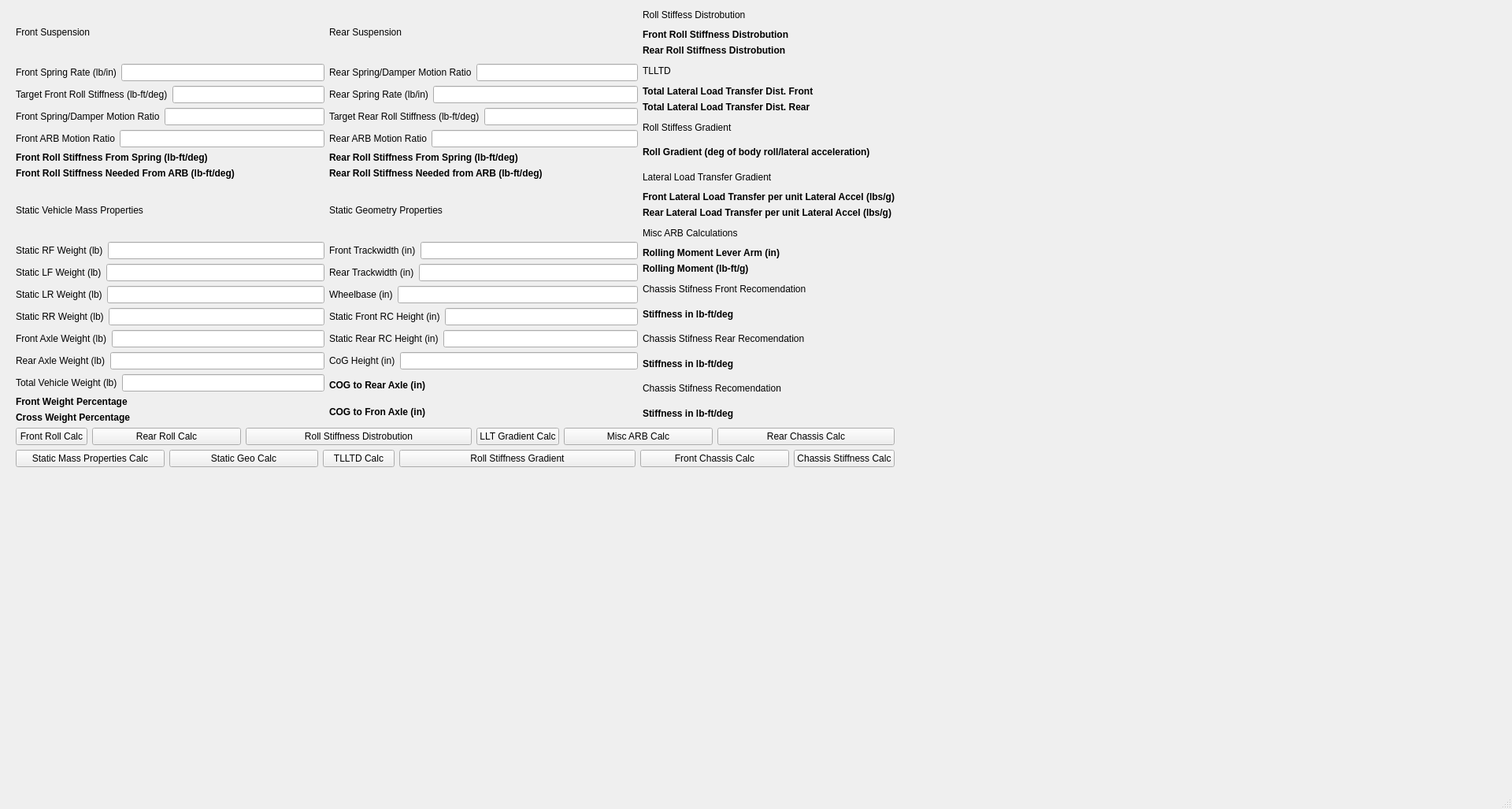
<?xml version="1.0" encoding="UTF-8"?>
<ui version="4.0">
 <class>MainWindow</class>
 <widget class="QMainWindow" name="MainWindow">
  <property name="enabled">
   <bool>true</bool>
  </property>
  <property name="geometry">
   <rect>
    <x>0</x>
    <y>0</y>
    <width>1920</width>
    <height>1027</height>
   </rect>
  </property>
  <property name="windowTitle">
   <string>Suspension Calculator</string>
  </property>
  <widget class="QWidget" name="centralwidget">
   <widget class="QWidget" name="">
    <property name="geometry">
     <rect>
      <x>20</x>
      <y>6</y>
      <width>1116</width>
      <height>587</height>
     </rect>
    </property>
    <layout class="QGridLayout" name="gridLayout_5">
     <item row="0" column="0">
      <layout class="QGridLayout" name="gridLayout_3">
       <item row="0" column="0">
        <layout class="QGridLayout" name="gridLayout">
         <item row="0" column="0">
          <widget class="QLabel" name="label">
           <property name="text">
            <string>Front Suspension</string>
           </property>
          </widget>
         </item>
         <item row="0" column="1">
          <widget class="QLabel" name="label_2">
           <property name="text">
            <string>Rear Suspension</string>
           </property>
          </widget>
         </item>
         <item row="1" column="0">
          <layout class="QVBoxLayout" name="verticalLayout">
           <item>
            <layout class="QHBoxLayout" name="horizontalLayout1">
             <item>
              <widget class="QLabel" name="front_spring_rate_label">
               <property name="text">
                <string>Front Spring Rate (lb/in)</string>
               </property>
              </widget>
             </item>
             <item>
              <widget class="QLineEdit" name="front_spring_rate_input"/>
             </item>
            </layout>
           </item>
           <item>
            <layout class="QHBoxLayout" name="horizontalLayout2">
             <item>
              <widget class="QLabel" name="front_target_roll_stiffness_label">
               <property name="text">
                <string>Target Front Roll Stiffness (lb-ft/deg)</string>
               </property>
              </widget>
             </item>
             <item>
              <widget class="QLineEdit" name="front_target_roll_stiffness_input"/>
             </item>
            </layout>
           </item>
           <item>
            <layout class="QHBoxLayout" name="horizontalLayout3">
             <item>
              <widget class="QLabel" name="front_motion_ratio_label">
               <property name="text">
                <string>Front Spring/Damper Motion Ratio</string>
               </property>
              </widget>
             </item>
             <item>
              <widget class="QLineEdit" name="front_motion_ratio_input"/>
             </item>
            </layout>
           </item>
           <item>
            <layout class="QHBoxLayout" name="horizontalLayout4">
             <item>
              <widget class="QLabel" name="front_arb_motion_ratio_label">
               <property name="text">
                <string>Front ARB Motion Ratio</string>
               </property>
              </widget>
             </item>
             <item>
              <widget class="QLineEdit" name="front_arb_motion_ratio_input"/>
             </item>
            </layout>
           </item>
           <item>
            <widget class="QLabel" name="front_roll_stiffness_spring_input">
             <property name="font">
              <font>
               <weight>75</weight>
               <bold>true</bold>
              </font>
             </property>
             <property name="text">
              <string>Front Roll Stiffness From Spring (lb-ft/deg)</string>
             </property>
            </widget>
           </item>
           <item>
            <widget class="QLabel" name="front_roll_stiffness_needed_input">
             <property name="font">
              <font>
               <weight>75</weight>
               <bold>true</bold>
              </font>
             </property>
             <property name="text">
              <string>Front Roll Stiffness Needed From ARB (lb-ft/deg)</string>
             </property>
            </widget>
           </item>
          </layout>
         </item>
         <item row="1" column="1">
          <layout class="QVBoxLayout" name="verticalLayout_2">
           <item>
            <layout class="QHBoxLayout" name="horizontalLayout5">
             <item>
              <widget class="QLabel" name="rear_motion_ratio_label">
               <property name="text">
                <string>Rear Spring/Damper Motion Ratio</string>
               </property>
              </widget>
             </item>
             <item>
              <widget class="QLineEdit" name="rear_motion_ratio_input"/>
             </item>
            </layout>
           </item>
           <item>
            <layout class="QHBoxLayout" name="horizontalLayout6">
             <item>
              <widget class="QLabel" name="rear_spring_rate_label">
               <property name="text">
                <string>Rear Spring Rate (lb/in)</string>
               </property>
              </widget>
             </item>
             <item>
              <widget class="QLineEdit" name="rear_spring_rate_input"/>
             </item>
            </layout>
           </item>
           <item>
            <layout class="QHBoxLayout" name="horizontalLayout7">
             <item>
              <widget class="QLabel" name="rear_target_roll_stiffness_label">
               <property name="text">
                <string>Target Rear Roll Stiffness (lb-ft/deg)</string>
               </property>
              </widget>
             </item>
             <item>
              <widget class="QLineEdit" name="rear_target_roll_stiffness_input"/>
             </item>
            </layout>
           </item>
           <item>
            <layout class="QHBoxLayout" name="horizontalLayout8">
             <item>
              <widget class="QLabel" name="rear_arb_motion_ratio_label">
               <property name="text">
                <string>Rear ARB Motion Ratio</string>
               </property>
              </widget>
             </item>
             <item>
              <widget class="QLineEdit" name="rear_arb_motion_ratio_input"/>
             </item>
            </layout>
           </item>
           <item>
            <widget class="QLabel" name="rear_roll_stiffness_spring_input">
             <property name="font">
              <font>
               <weight>75</weight>
               <bold>true</bold>
              </font>
             </property>
             <property name="text">
              <string>Rear Roll Stiffness From Spring (lb-ft/deg)</string>
             </property>
            </widget>
           </item>
           <item>
            <widget class="QLabel" name="rear_roll_stiffness_needed_input">
             <property name="font">
              <font>
               <weight>75</weight>
               <bold>true</bold>
              </font>
             </property>
             <property name="text">
              <string>Rear Roll Stiffness Needed from ARB (lb-ft/deg)</string>
             </property>
            </widget>
           </item>
          </layout>
         </item>
         <item row="2" column="0">
          <widget class="QLabel" name="label_3">
           <property name="text">
            <string>Static Vehicle Mass Properties</string>
           </property>
          </widget>
         </item>
         <item row="2" column="1">
          <widget class="QLabel" name="label_4">
           <property name="text">
            <string>Static Geometry Properties</string>
           </property>
          </widget>
         </item>
         <item row="3" column="0">
          <layout class="QVBoxLayout" name="verticalLayout_3">
           <item>
            <layout class="QHBoxLayout" name="horizontalLayout9">
             <item>
              <widget class="QLabel" name="rf_weight_label">
               <property name="text">
                <string>Static RF Weight (lb)</string>
               </property>
              </widget>
             </item>
             <item>
              <widget class="QLineEdit" name="rf_weight_input"/>
             </item>
            </layout>
           </item>
           <item>
            <layout class="QHBoxLayout" name="horizontalLayout10">
             <item>
              <widget class="QLabel" name="lf_weight_label">
               <property name="text">
                <string>Static LF Weight (lb)</string>
               </property>
              </widget>
             </item>
             <item>
              <widget class="QLineEdit" name="lf_weight_input"/>
             </item>
            </layout>
           </item>
           <item>
            <layout class="QHBoxLayout" name="horizontalLayout11">
             <item>
              <widget class="QLabel" name="lr_weight_label">
               <property name="text">
                <string>Static LR Weight (lb)</string>
               </property>
              </widget>
             </item>
             <item>
              <widget class="QLineEdit" name="lr_weight_input"/>
             </item>
            </layout>
           </item>
           <item>
            <layout class="QHBoxLayout" name="horizontalLayout12">
             <item>
              <widget class="QLabel" name="rr_weight_label">
               <property name="text">
                <string>Static RR Weight (lb)</string>
               </property>
              </widget>
             </item>
             <item>
              <widget class="QLineEdit" name="rr_weight_input"/>
             </item>
            </layout>
           </item>
           <item>
            <layout class="QHBoxLayout" name="horizontalLayout13">
             <item>
              <widget class="QLabel" name="front_axle_weight_label">
               <property name="text">
                <string>Front Axle Weight (lb)</string>
               </property>
              </widget>
             </item>
             <item>
              <widget class="QLineEdit" name="front_axle_weight_input"/>
             </item>
            </layout>
           </item>
           <item>
            <layout class="QHBoxLayout" name="horizontalLayout14">
             <item>
              <widget class="QLabel" name="rear_axle_weight_label">
               <property name="text">
                <string>Rear Axle Weight (lb)</string>
               </property>
              </widget>
             </item>
             <item>
              <widget class="QLineEdit" name="rear_axle_weight_input"/>
             </item>
            </layout>
           </item>
           <item>
            <layout class="QHBoxLayout" name="horizontalLayout15">
             <item>
              <widget class="QLabel" name="total_weight_label">
               <property name="text">
                <string>Total Vehicle Weight (lb)</string>
               </property>
              </widget>
             </item>
             <item>
              <widget class="QLineEdit" name="total_weight_input"/>
             </item>
            </layout>
           </item>
           <item>
            <widget class="QLabel" name="Front_Weight_per">
             <property name="font">
              <font>
               <weight>75</weight>
               <bold>true</bold>
              </font>
             </property>
             <property name="text">
              <string>Front Weight Percentage</string>
             </property>
            </widget>
           </item>
           <item>
            <widget class="QLabel" name="Cross_Weight_per">
             <property name="font">
              <font>
               <weight>75</weight>
               <bold>true</bold>
              </font>
             </property>
             <property name="text">
              <string>Cross Weight Percentage</string>
             </property>
            </widget>
           </item>
          </layout>
         </item>
         <item row="3" column="1">
          <layout class="QVBoxLayout" name="verticalLayout_4">
           <item>
            <layout class="QHBoxLayout" name="horizontalLayout18">
             <item>
              <widget class="QLabel" name="front_trackwidth_label">
               <property name="text">
                <string>Front Trackwidth (in)</string>
               </property>
              </widget>
             </item>
             <item>
              <widget class="QLineEdit" name="front_trackwidth_input">
               <property name="text">
                <string/>
               </property>
              </widget>
             </item>
            </layout>
           </item>
           <item>
            <layout class="QHBoxLayout" name="horizontalLayout19">
             <item>
              <widget class="QLabel" name="rear_trackwidth_label">
               <property name="text">
                <string>Rear Trackwidth (in)</string>
               </property>
              </widget>
             </item>
             <item>
              <widget class="QLineEdit" name="rear_trackwidth_input"/>
             </item>
            </layout>
           </item>
           <item>
            <layout class="QHBoxLayout" name="horizontalLayout20">
             <item>
              <widget class="QLabel" name="wheelbase_label">
               <property name="text">
                <string>Wheelbase (in)</string>
               </property>
              </widget>
             </item>
             <item>
              <widget class="QLineEdit" name="wheelbase_input"/>
             </item>
            </layout>
           </item>
           <item>
            <layout class="QHBoxLayout" name="horizontalLayout21">
             <item>
              <widget class="QLabel" name="static_front_rc_height_label">
               <property name="text">
                <string>Static Front RC Height (in)</string>
               </property>
              </widget>
             </item>
             <item>
              <widget class="QLineEdit" name="static_front_rc_height_input"/>
             </item>
            </layout>
           </item>
           <item>
            <layout class="QHBoxLayout" name="horizontalLayout22">
             <item>
              <widget class="QLabel" name="static_rear_rc_height_label">
               <property name="text">
                <string>Static Rear RC Height (in)</string>
               </property>
              </widget>
             </item>
             <item>
              <widget class="QLineEdit" name="static_rear_rc_height_input"/>
             </item>
            </layout>
           </item>
           <item>
            <layout class="QHBoxLayout" name="horizontalLayout23">
             <item>
              <widget class="QLabel" name="cog_height_label">
               <property name="text">
                <string>CoG Height (in)</string>
               </property>
              </widget>
             </item>
             <item>
              <widget class="QLineEdit" name="cog_height_input"/>
             </item>
            </layout>
           </item>
           <item>
            <widget class="QLabel" name="COG_front_axle">
             <property name="font">
              <font>
               <weight>75</weight>
               <bold>true</bold>
              </font>
             </property>
             <property name="text">
              <string>COG to Rear Axle (in)</string>
             </property>
            </widget>
           </item>
           <item>
            <widget class="QLabel" name="COG_front_axle_2">
             <property name="font">
              <font>
               <weight>75</weight>
               <bold>true</bold>
              </font>
             </property>
             <property name="text">
              <string>COG to Fron Axle (in)</string>
             </property>
            </widget>
           </item>
          </layout>
         </item>
        </layout>
       </item>
       <item row="0" column="1">
        <layout class="QGridLayout" name="gridLayout_2">
         <item row="0" column="0">
          <widget class="QLabel" name="label_5">
           <property name="text">
            <string>Roll Stiffess Distrobution</string>
           </property>
          </widget>
         </item>
         <item row="1" column="0">
          <layout class="QVBoxLayout" name="verticalLayout_5">
           <item>
            <widget class="QLabel" name="Front_roll_dist">
             <property name="font">
              <font>
               <weight>75</weight>
               <bold>true</bold>
              </font>
             </property>
             <property name="text">
              <string>Front Roll Stiffness Distrobution</string>
             </property>
            </widget>
           </item>
           <item>
            <widget class="QLabel" name="rear_roll_dist">
             <property name="font">
              <font>
               <weight>75</weight>
               <bold>true</bold>
              </font>
             </property>
             <property name="text">
              <string>Rear Roll Stiffness Distrobution</string>
             </property>
            </widget>
           </item>
          </layout>
         </item>
         <item row="2" column="0">
          <widget class="QLabel" name="label_6">
           <property name="text">
            <string>TLLTD</string>
           </property>
          </widget>
         </item>
         <item row="3" column="0">
          <layout class="QVBoxLayout" name="verticalLayout_6">
           <item>
            <widget class="QLabel" name="LLTD_front">
             <property name="font">
              <font>
               <weight>75</weight>
               <bold>true</bold>
              </font>
             </property>
             <property name="text">
              <string>Total Lateral Load Transfer Dist. Front</string>
             </property>
            </widget>
           </item>
           <item>
            <widget class="QLabel" name="LLTD_rear">
             <property name="font">
              <font>
               <weight>75</weight>
               <bold>true</bold>
              </font>
             </property>
             <property name="text">
              <string>Total Lateral Load Transfer Dist. Rear</string>
             </property>
            </widget>
           </item>
          </layout>
         </item>
         <item row="4" column="0">
          <widget class="QLabel" name="label_7">
           <property name="text">
            <string>Roll Stiffess Gradient</string>
           </property>
          </widget>
         </item>
         <item row="5" column="0">
          <layout class="QVBoxLayout" name="verticalLayout_7">
           <item>
            <widget class="QLabel" name="Roll_gradient">
             <property name="font">
              <font>
               <weight>75</weight>
               <bold>true</bold>
              </font>
             </property>
             <property name="text">
              <string>Roll Gradient (deg of body roll/lateral acceleration)</string>
             </property>
            </widget>
           </item>
          </layout>
         </item>
         <item row="6" column="0">
          <widget class="QLabel" name="label_8">
           <property name="text">
            <string>Lateral Load Transfer Gradient</string>
           </property>
          </widget>
         </item>
         <item row="7" column="0">
          <layout class="QVBoxLayout" name="verticalLayout_8">
           <item>
            <widget class="QLabel" name="LLT_front">
             <property name="font">
              <font>
               <weight>75</weight>
               <bold>true</bold>
              </font>
             </property>
             <property name="text">
              <string>Front Lateral Load Transfer per unit Lateral Accel (lbs/g)</string>
             </property>
            </widget>
           </item>
           <item>
            <widget class="QLabel" name="LLT_rear">
             <property name="font">
              <font>
               <weight>75</weight>
               <bold>true</bold>
              </font>
             </property>
             <property name="text">
              <string>Rear Lateral Load Transfer per unit Lateral Accel (lbs/g)</string>
             </property>
            </widget>
           </item>
          </layout>
         </item>
         <item row="8" column="0">
          <widget class="QLabel" name="label_9">
           <property name="text">
            <string>Misc ARB Calculations</string>
           </property>
          </widget>
         </item>
         <item row="9" column="0">
          <layout class="QVBoxLayout" name="verticalLayout_9">
           <item>
            <widget class="QLabel" name="Rolling_lever_arm">
             <property name="font">
              <font>
               <weight>75</weight>
               <bold>true</bold>
              </font>
             </property>
             <property name="text">
              <string>Rolling Moment Lever Arm (in)</string>
             </property>
            </widget>
           </item>
           <item>
            <widget class="QLabel" name="Rolling_Moment">
             <property name="font">
              <font>
               <weight>75</weight>
               <bold>true</bold>
              </font>
             </property>
             <property name="text">
              <string>Rolling Moment (lb-ft/g)</string>
             </property>
            </widget>
           </item>
          </layout>
         </item>
         <item row="10" column="0">
          <widget class="QLabel" name="label_10">
           <property name="text">
            <string>Chassis Stifness Front Recomendation</string>
           </property>
          </widget>
         </item>
         <item row="11" column="0">
          <layout class="QVBoxLayout" name="verticalLayout_10">
           <item>
            <widget class="QLabel" name="Chassis_stiffness_front">
             <property name="font">
              <font>
               <weight>75</weight>
               <bold>true</bold>
              </font>
             </property>
             <property name="text">
              <string>Stiffness in lb-ft/deg</string>
             </property>
            </widget>
           </item>
          </layout>
         </item>
         <item row="12" column="0">
          <widget class="QLabel" name="label_11">
           <property name="text">
            <string>Chassis Stifness Rear Recomendation</string>
           </property>
          </widget>
         </item>
         <item row="13" column="0">
          <layout class="QVBoxLayout" name="verticalLayout_11">
           <item>
            <widget class="QLabel" name="Chassis_stiffness_rear">
             <property name="font">
              <font>
               <weight>75</weight>
               <bold>true</bold>
              </font>
             </property>
             <property name="text">
              <string>Stiffness in lb-ft/deg</string>
             </property>
            </widget>
           </item>
          </layout>
         </item>
         <item row="14" column="0">
          <widget class="QLabel" name="label_12">
           <property name="text">
            <string>Chassis Stifness Recomendation</string>
           </property>
          </widget>
         </item>
         <item row="15" column="0">
          <layout class="QVBoxLayout" name="verticalLayout_12">
           <item>
            <widget class="QLabel" name="Chassis_stiffness_rear_2">
             <property name="font">
              <font>
               <weight>75</weight>
               <bold>true</bold>
              </font>
             </property>
             <property name="text">
              <string>Stiffness in lb-ft/deg</string>
             </property>
            </widget>
           </item>
          </layout>
         </item>
        </layout>
       </item>
      </layout>
     </item>
     <item row="1" column="0">
      <layout class="QGridLayout" name="gridLayout_4">
       <item row="1" column="8" colspan="2">
        <widget class="QPushButton" name="Chassis_front_button">
         <property name="text">
          <string>Front Chassis Calc</string>
         </property>
        </widget>
       </item>
       <item row="1" column="10">
        <widget class="QPushButton" name="chassis_stiff_button">
         <property name="text">
          <string>Chassis Stiffness Calc</string>
         </property>
        </widget>
       </item>
       <item row="0" column="1" colspan="2">
        <widget class="QPushButton" name="Rear_roll_button">
         <property name="text">
          <string>Rear Roll Calc</string>
         </property>
        </widget>
       </item>
       <item row="1" column="0" colspan="2">
        <widget class="QPushButton" name="Static_vehicle_mass_button">
         <property name="text">
          <string>Static Mass Properties Calc</string>
         </property>
        </widget>
       </item>
       <item row="0" column="3" colspan="3">
        <widget class="QPushButton" name="Roll_stiff_dist">
         <property name="text">
          <string>Roll Stiffness Distrobution</string>
         </property>
        </widget>
       </item>
       <item row="0" column="7" colspan="2">
        <widget class="QPushButton" name="misc_arb_calc">
         <property name="text">
          <string>Misc ARB Calc</string>
         </property>
        </widget>
       </item>
       <item row="1" column="5" colspan="3">
        <widget class="QPushButton" name="roll_stiff_grad_button">
         <property name="text">
          <string>Roll Stiffness Gradient</string>
         </property>
        </widget>
       </item>
       <item row="1" column="4">
        <widget class="QPushButton" name="TLLTD_button">
         <property name="text">
          <string>TLLTD Calc</string>
         </property>
        </widget>
       </item>
       <item row="0" column="0">
        <widget class="QPushButton" name="Front_roll_button">
         <property name="text">
          <string>Front Roll Calc</string>
         </property>
        </widget>
       </item>
       <item row="0" column="6">
        <widget class="QPushButton" name="LLT_grad_button">
         <property name="text">
          <string>LLT Gradient Calc</string>
         </property>
        </widget>
       </item>
       <item row="1" column="2" colspan="2">
        <widget class="QPushButton" name="static_geo_button">
         <property name="text">
          <string>Static Geo Calc</string>
         </property>
        </widget>
       </item>
       <item row="0" column="9" colspan="2">
        <widget class="QPushButton" name="chassis_stiff_rear_button">
         <property name="text">
          <string>Rear Chassis Calc</string>
         </property>
        </widget>
       </item>
      </layout>
     </item>
    </layout>
   </widget>
  </widget>
  <widget class="QMenuBar" name="menubar">
   <property name="geometry">
    <rect>
     <x>0</x>
     <y>0</y>
     <width>1920</width>
     <height>24</height>
    </rect>
   </property>
  </widget>
  <widget class="QStatusBar" name="statusbar"/>
 </widget>
 <resources/>
 <connections/>
</ui>
